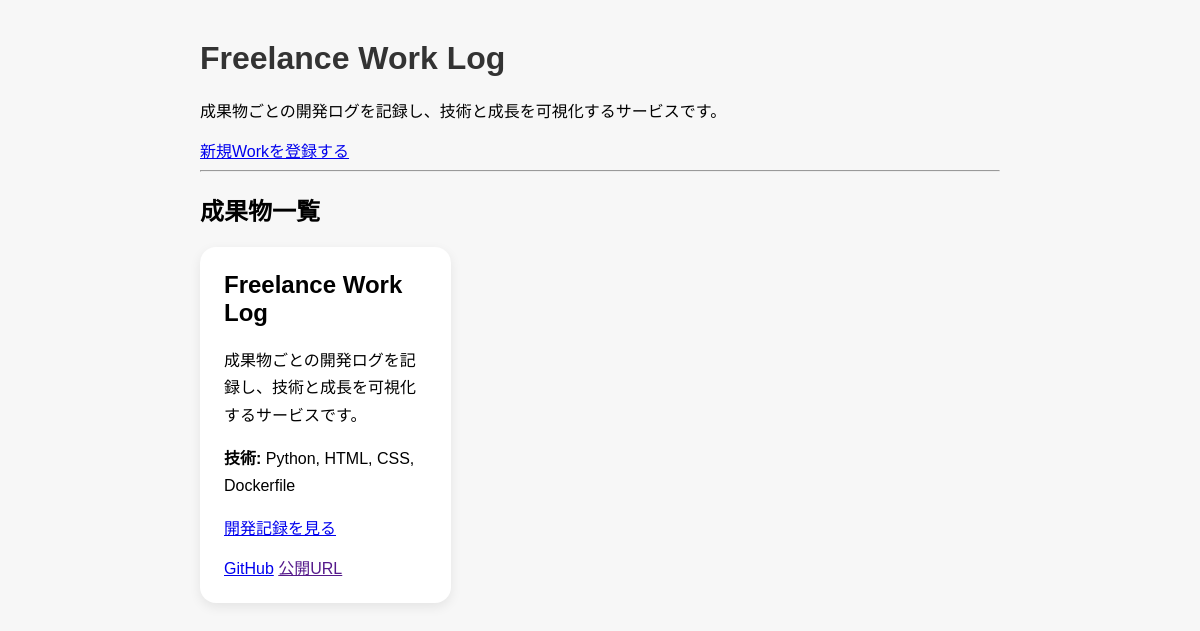
Page /works-page on the earlier database version.
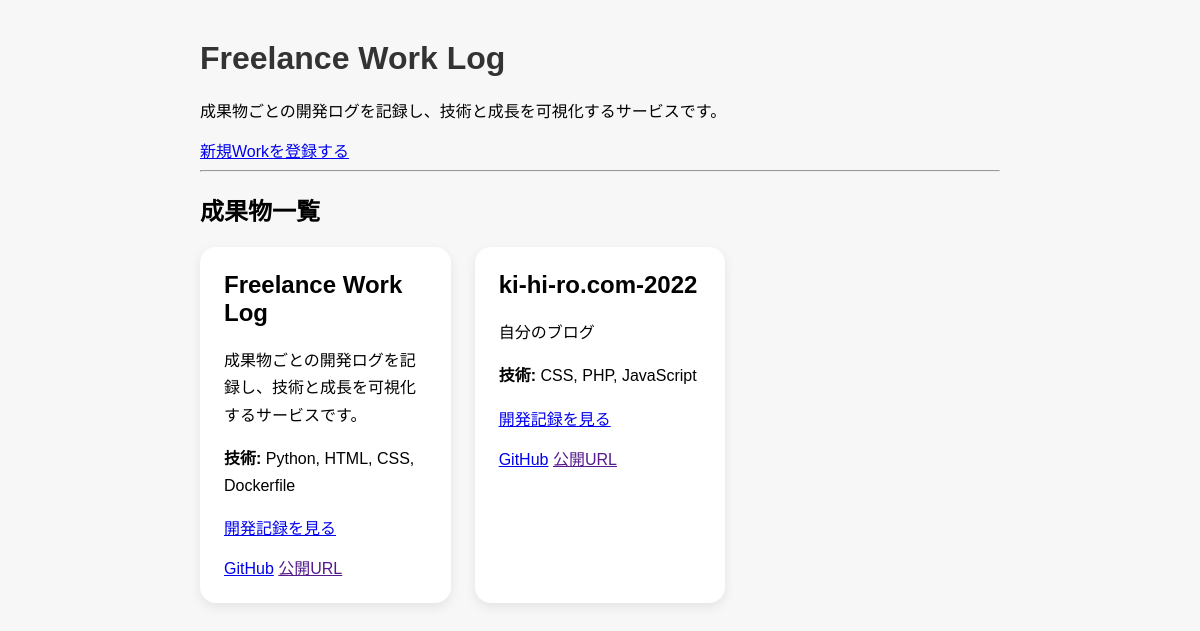
Same page on the later database version.
### app/models.py (models this page shows)
class Work(Base):
    __tablename__ = "works"
    id = Column(Integer, primary_key=True, index=True)
    title = Column(String, nullable=False)
    description = Column(Text, nullable=False)
    github_url = Column(String)
    app_url = Column(String)
    tech_stack = Column(String)
    posts = relationship(
        "Post",
        back_populates="work"
    )
    created_at = Column(DateTime, default=datetime.now)

### app/main.py (the view)
@app.get("/works-page")
def works_page(request: Request, db: Session = Depends(get_db)):
    works = db.query(models.Work).all()
    for work in works:
        work.description = markdown.markdown(work.description)
    return templates.TemplateResponse(
        request,
        "works.html",
        {"works": works}
    )

### app/templates/works.html
<link rel="stylesheet" href="/static/style.css">
<h1>Freelance Work Log</h1>
<p>成果物ごとの開発ログを記録し、技術と成長を可視化するサービスです。</p>
<nav>
  <a href="/works-page/new">新規Workを登録する</a>
</nav>
<hr>
<h2>成果物一覧</h2>
<div class="work-grid">
  {% for work in works %}
    <div class="work-card">
      <h2>{{ work.title }}</h2>
      <p>{{ work.description | safe }}</p>
      <p><strong>技術:</strong> {{ work.tech_stack }}</p>
      <div class="work-actions">
        <a href="/works-page/{{ work.id }}">開発記録を見る</a>
      </div>
      <div class="work-actions">
        <a href="{{ work.github_url }}">GitHub</a>
        <a href="{{ work.public_url }}">公開URL</a>
      </div>
    </div>
  {% endfor %}
</div>

Differences in the rows shown:
added Work: title "ki-hi-ro.com-2022", description "自分のブログ", tech_stack "CSS, PHP, JavaScript"
